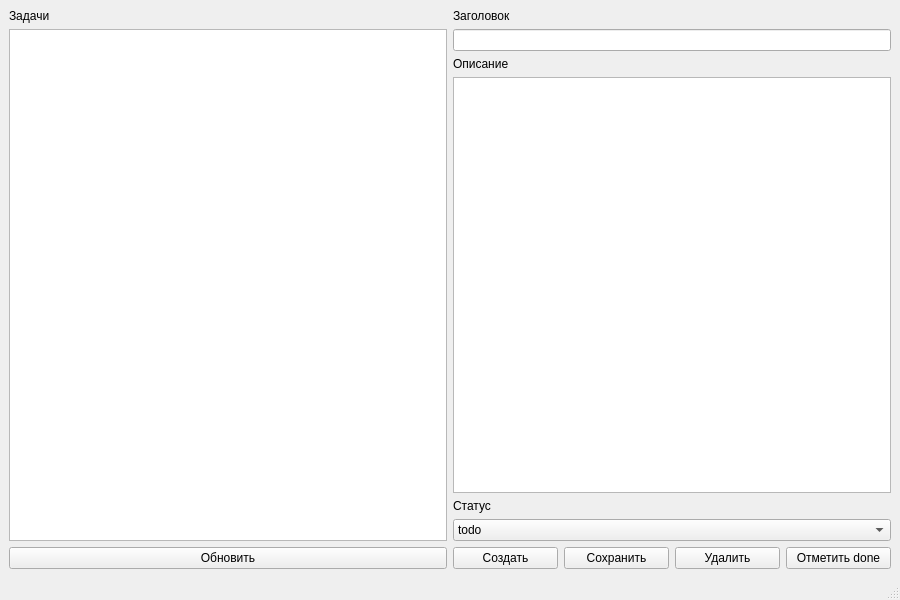
<?xml version="1.0" encoding="UTF-8"?>
<ui version="4.0">
 <class>MainWindow</class>
 <widget class="QMainWindow" name="MainWindow">
  <property name="geometry">
   <rect>
    <x>0</x>
    <y>0</y>
    <width>900</width>
    <height>600</height>
   </rect>
  </property>
  <property name="windowTitle">
   <string>ToDo OOP Client</string>
  </property>
  <widget class="QWidget" name="centralwidget">
   <layout class="QHBoxLayout" name="horizontalLayout">
    <item>
     <layout class="QVBoxLayout" name="leftLayout">
      <item>
       <widget class="QLabel" name="labelTasks">
        <property name="text">
         <string>Задачи</string>
        </property>
       </widget>
      </item>
      <item>
       <widget class="QListWidget" name="tasksList"/>
      </item>
      <item>
       <widget class="QPushButton" name="refreshButton">
        <property name="text">
         <string>Обновить</string>
        </property>
       </widget>
      </item>
     </layout>
    </item>
    <item>
     <layout class="QVBoxLayout" name="rightLayout">
      <item>
       <widget class="QLabel" name="labelTitle">
        <property name="text">
         <string>Заголовок</string>
        </property>
       </widget>
      </item>
      <item>
       <widget class="QLineEdit" name="titleLineEdit"/>
      </item>
      <item>
       <widget class="QLabel" name="labelDescription">
        <property name="text">
         <string>Описание</string>
        </property>
       </widget>
      </item>
      <item>
       <widget class="QTextEdit" name="descriptionTextEdit"/>
      </item>
      <item>
       <widget class="QLabel" name="labelStatus">
        <property name="text">
         <string>Статус</string>
        </property>
       </widget>
      </item>
      <item>
       <widget class="QComboBox" name="statusComboBox">
        <item>
         <property name="text">
          <string>todo</string>
         </property>
        </item>
        <item>
         <property name="text">
          <string>in_progress</string>
         </property>
        </item>
        <item>
         <property name="text">
          <string>done</string>
         </property>
        </item>
       </widget>
      </item>
      <item>
       <layout class="QHBoxLayout" name="buttonsLayout">
        <item>
         <widget class="QPushButton" name="createButton">
          <property name="text">
           <string>Создать</string>
          </property>
         </widget>
        </item>
        <item>
         <widget class="QPushButton" name="saveButton">
          <property name="text">
           <string>Сохранить</string>
          </property>
         </widget>
        </item>
        <item>
         <widget class="QPushButton" name="deleteButton">
          <property name="text">
           <string>Удалить</string>
          </property>
         </widget>
        </item>
        <item>
         <widget class="QPushButton" name="doneButton">
          <property name="text">
           <string>Отметить done</string>
          </property>
         </widget>
        </item>
       </layout>
      </item>
     </layout>
    </item>
   </layout>
  </widget>
  <widget class="QMenuBar" name="menubar"/>
  <widget class="QStatusBar" name="statusbar"/>
 </widget>
 <resources/>
 <connections/>
</ui>
